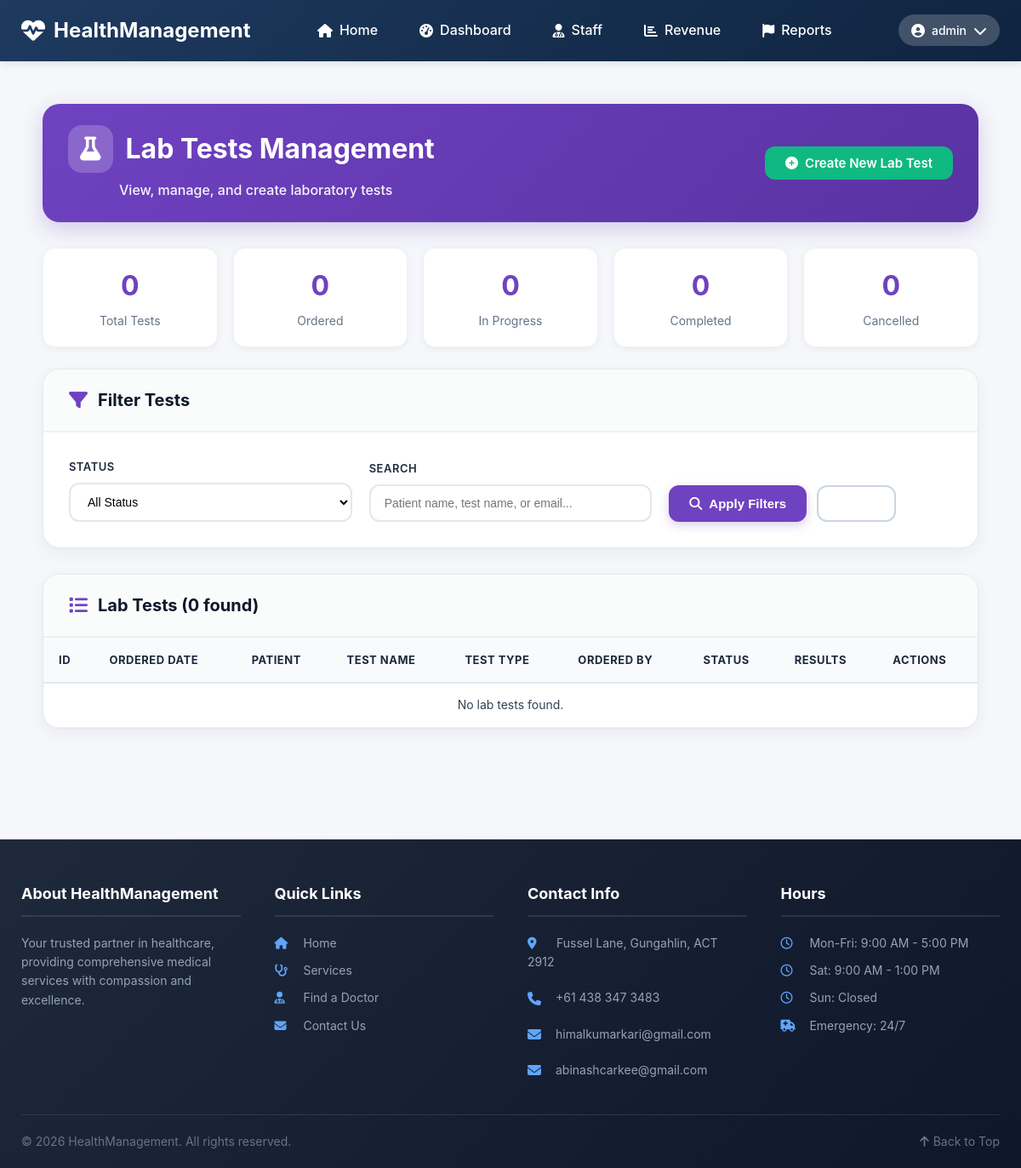
The page /nurse/lab-tests.php (signed in) on the database as committed earlier.
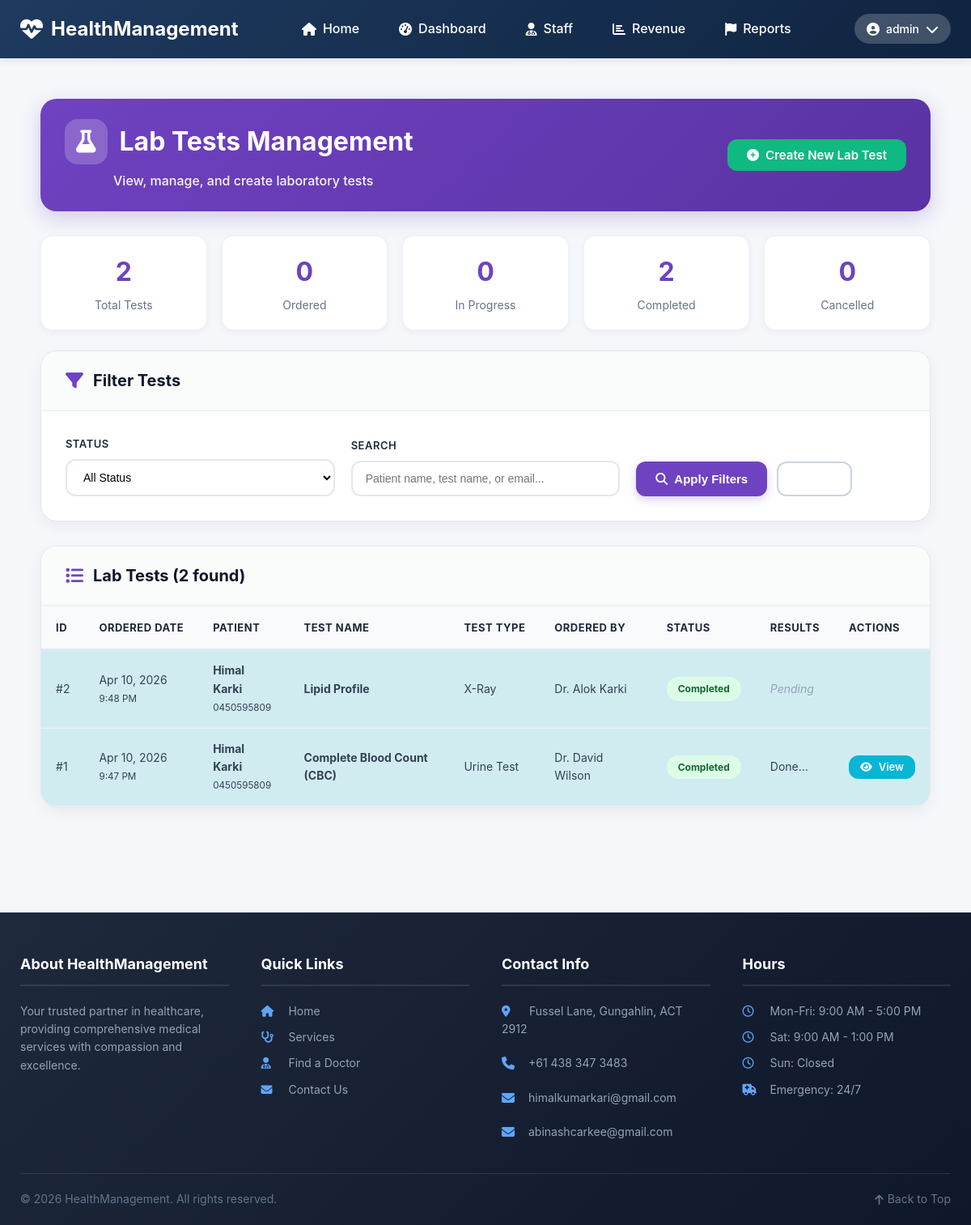
The same page on the database as committed later.
### tables this page shows
CREATE TABLE `lab_tests` (
  `testId` int(11) NOT NULL,
  `recordId` int(11) NOT NULL,
  `patientId` int(11) NOT NULL,
  `testName` varchar(100) NOT NULL,
  `testType` varchar(50) DEFAULT NULL,
  `orderedBy` int(11) NOT NULL,
  `orderedDate` datetime DEFAULT current_timestamp(),
  `performedDate` datetime DEFAULT NULL,
  `results` text DEFAULT NULL,
  `referenceRange` varchar(100) DEFAULT NULL,
  `status` enum('ordered','in-progress','completed','cancelled') DEFAULT 'ordered',
  `notes` text DEFAULT NULL
);

CREATE TABLE `users` (
  `userId` int(11) NOT NULL,
  `username` varchar(50) NOT NULL,
  `passwordHash` varchar(255) NOT NULL,
  `email` varchar(100) NOT NULL,
  `firstName` varchar(50) NOT NULL,
  `lastName` varchar(50) NOT NULL,
  `phoneNumber` varchar(20) DEFAULT NULL,
  `role` enum('patient','staff','nurse','doctor','admin','accountant') DEFAULT 'patient',
  `isVerified` tinyint(1) DEFAULT 0,
  `verificationCode` varchar(64) DEFAULT NULL,
  `resetToken` varchar(64) DEFAULT NULL,
  `resetExpiry` datetime DEFAULT NULL,
  `dateCreated` datetime DEFAULT current_timestamp(),
  `lastLogin` datetime DEFAULT NULL
);

### nurse/lab-tests.php (the view, shortened to what the changed rows need)
<?php
require_once '../includes/config.php';
$extraCSS = '<link rel="stylesheet" href="../css/nurse.css">';
include '../includes/header.php';
$query = "
    SELECT lt.*,
           CONCAT(u.firstName, ' ', u.lastName) as patientName,
           u.phoneNumber as patientPhone,
           u.email as patientEmail,
           CONCAT(du.firstName, ' ', du.lastName) as orderedByName,
           d.specialization as doctorSpecialization,
           mr.diagnosis
    FROM lab_tests lt
    JOIN patients p ON lt.patientId = p.patientId
    JOIN users u ON p.userId = u.userId
    LEFT JOIN doctors d ON lt.orderedBy = d.doctorId
    LEFT JOIN staff s ON d.staffId = s.staffId
    LEFT JOIN users du ON s.userId = du.userId
    LEFT JOIN medical_records mr ON lt.recordId = mr.recordId
    WHERE 1=1
";
$params = [];
$query .= " ORDER BY lt.orderedDate DESC, lt.testId DESC";
$stmt = $pdo->prepare($query);
$stmt->execute($params);
$tests = $stmt->fetchAll();
$totalTests = $pdo->query("SELECT COUNT(*) FROM lab_tests")->fetchColumn();
$completedTests = $pdo->query("SELECT COUNT(*) FROM lab_tests WHERE status = 'completed'")->fetchColumn();
?>
<div class="nurse-container">
    <div class="nurse-page-header">
        <div class="header-title">
            <h1><i class="fas fa-flask"></i> Lab Tests Management</h1>
        </div>
    </div>
    <div class="nurse-lab-stats-grid">
        <div class="nurse-lab-stat-card">
            <h3><?php echo $totalTests; ?></h3>
            <p>Total Tests</p>
        </div>
        <div class="nurse-lab-stat-card">
            <h3><?php echo $completedTests; ?></h3>
            <p>Completed</p>
        </div>
    </div>
    <div class="nurse-card">
        <div class="nurse-card-header">
            <h3><i class="fas fa-list"></i> Lab Tests (<?php echo count($tests); ?> found)</h3>
        </div>
        <div class="nurse-table-responsive">
            <table class="nurse-data-table">
                <thead>
                    <tr>
                        <th>ID</th>
                        <th>Ordered Date</th>
                        <th>Patient</th>
                        <th>Test Name</th>
                        <th>Test Type</th>
                        <th>Ordered By</th>
                        <th>Status</th>
                        <th>Results</th>
                        <th>Actions</th>
                    </tr>
                </thead>
                <tbody>
                    <?php if (empty($tests)): ?>
                        <tr><td colspan="9" class="nurse-empty-message">No lab tests found.</td></tr>
                    <?php else: ?>
                        <?php foreach ($tests as $test): ?>
                            <tr class="status-<?php echo $test['status']; ?>">
                                <td data-label="ID">#<?php echo $test['testId']; ?></td>
                                <td data-label="Ordered Date">
                                    <?php echo date('M j, Y', strtotime($test['orderedDate'])); ?><br>
                                    <small><?php echo date('g:i A', strtotime($test['orderedDate'])); ?></small>
                                </td>
                                <td data-label="Patient">
                                    <strong><?php echo htmlspecialchars($test['patientName']); ?></strong><br>
                                    <small><?php echo htmlspecialchars($test['patientPhone']); ?></small>
                                </td>
                                <td data-label="Test Name"><strong><?php echo htmlspecialchars($test['testName']); ?></strong></td>
                                <td data-label="Test Type"><?php echo htmlspecialchars($test['testType'] ?: '-'); ?></td>
                                <td data-label="Ordered By">
                                    <?php if ($test['orderedByName']): ?>
                                        Dr. <?php echo htmlspecialchars($test['orderedByName']); ?>
                                    <?php else: ?>
                                        <span class="nurse-text-muted">Not specified</span>
                                    <?php endif; ?>
                                </td>
                                <td data-label="Status">
                                    <span class="nurse-test-status-badge status-<?php echo $test['status']; ?>">
                                        <?php echo ucfirst(str_replace('-', ' ', $test['status'])); ?>
                                    </span>
                                </td>
                                <td data-label="Results">
                                    <?php if ($test['results']): ?>
                                        <span title="<?php echo htmlspecialchars($test['results']); ?>">
                                            <?php echo htmlspecialchars(substr($test['results'], 0, 30)); ?>...
                                        </span>
                                    <?php else: ?>
                                        <em class="nurse-text-muted">Pending</em>
                                    <?php endif; ?>
                                </td>
                                <td data-label="Actions">
                                    <div class="nurse-action-buttons">
                                        <?php if ($test['results']): ?>
                                            <a href="lab-test-results.php?test_id=<?php echo $test['testId']; ?>" class="nurse-btn nurse-btn-info nurse-btn-sm">
                                                <i class="fas fa-eye"></i> View
                                            </a>
                                        <?php endif; ?>
                                    </div>
                                </td>
                            </tr>
                        <?php endforeach; ?>
                    <?php endif; ?>
                </tbody>
            </table>
        </div>
    </div>
</div>
<?php include '../includes/footer.php'; ?>

Rows that differ between the two databases and show on the page:
added lab_tests: testId "2", orderedDate "Apr 10, 2026", orderedDate "9:48 PM", patientName "Himal Karki", users.phoneNumber "0450595809", testName "Lipid Profile", testType "X-Ray", orderedByName "Alok Karki", status "Completed", results "Pending"
added lab_tests: testId "1", orderedDate "Apr 10, 2026", orderedDate "9:47 PM", patientName "Himal Karki", users.phoneNumber "0450595809", testName "Complete Blood Count (CBC)", testType "Urine Test", orderedByName "David Wilson", status "Completed", results "Done"
Other text that changed with them:
$totalTests: "0" → "2"
$completedTests: "0" → "2"
count($tests): "0" → "2"
text no longer shown: "No lab tests found."
